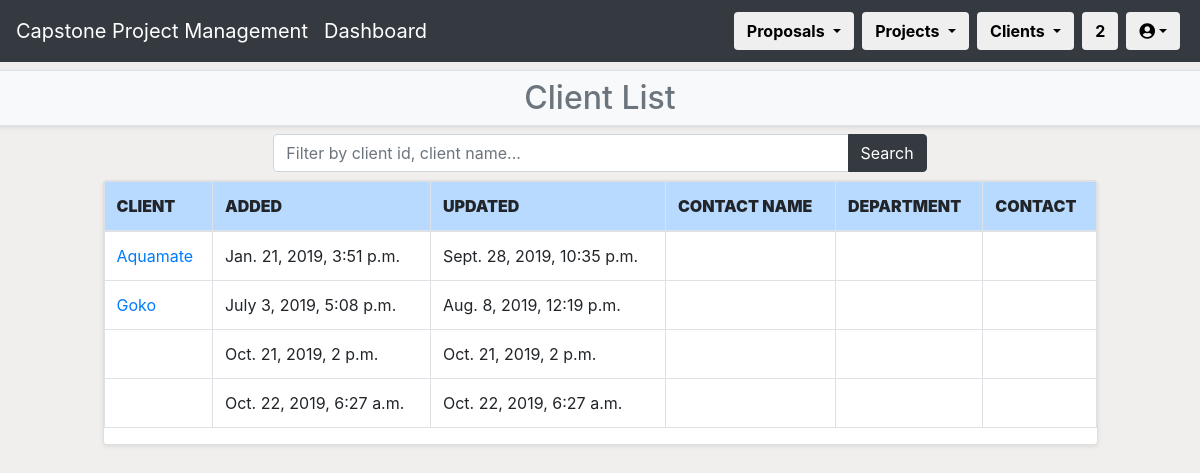
The app's page /CPPMS/client/client_list/ (signed in), older data.
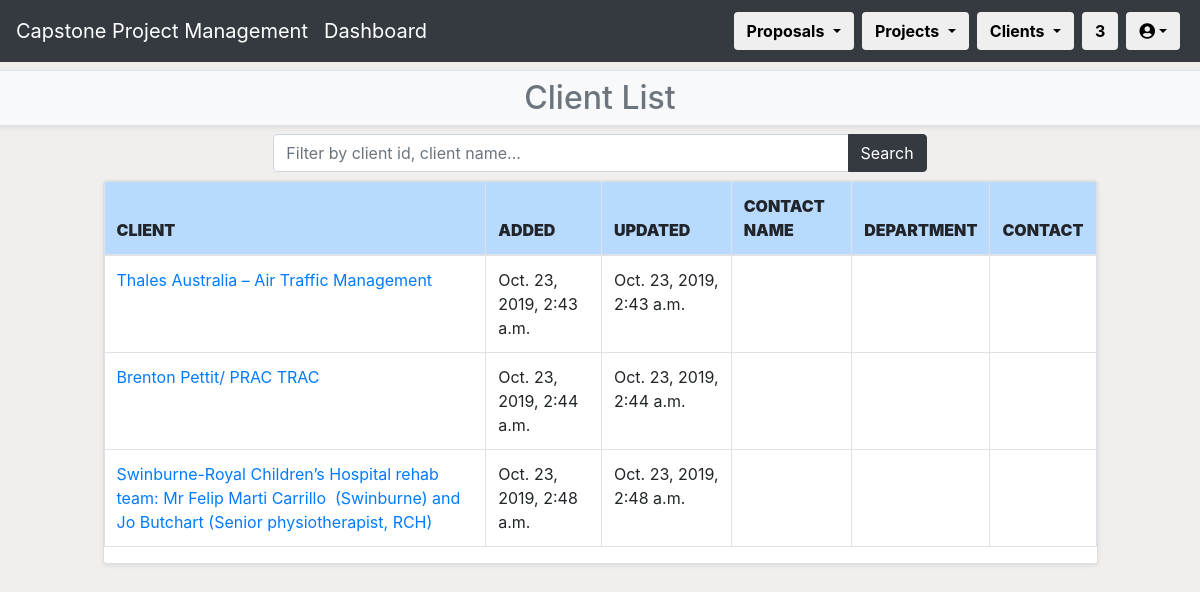
The same page, newer data.
### CPPMS/models.py (models this page shows, shortened)
class Client(models.Model):
    name = models.CharField(max_length=128, default="", unique=True)
    created_at = models.DateTimeField(auto_now_add=True)
    updated_at = models.DateTimeField(auto_now=True)
    address = models.CharField(max_length=255, default="")
    website = models.CharField(max_length=255, default="")
    desc = models.TextField(default="")
    pass

### CPPMS/views.py (the view)
@login_required(login_url="/CPPMS/login/")
def client_list(request):
    username = request.user.first_name + " " + request.user.last_name
    count()
    if request.method == "POST":
        filter_value = request.POST.get("client_list")
    else:
        filter_value = ""
    client_list = Client.objects.all()
    if filter_value:
        client_filter = client_list.filter(
            Q(pk__icontains=filter_value) | Q(name__icontains=filter_value)
        )
    else:
        client_filter = client_list.all()
    return render(
        request,
        "client_list.html",
        {
            "count": count,
            "client_filter": client_filter,
            "filter_value": filter_value,
            "username": username
        }
    )

### CPPMS/views.py (called while the page is built)
def count():
    count = []
    count_web = Incoming_Proposal.proposals.all().count()
    count_word = Upload_Proposal.objects.all().count()
    count_all = count_web + count_word
    count_all_proposal = Proposal.objects.all().count()
    count_all_client = Client.objects.all().count()
    count = [count_web, count_word, count_all,count_all_proposal,count_all_client]
    return count

### CPPMS/templates/client_list.html (shortened to what this page needs)
{% extends "client.html" %}
{% block sub-page_content %}
{% if not messages %}
<h2>Client List</h2>
{% else %}
<h2>Client List</h2>
{% for message in messages %}<li>{{ message }}</li>{% endfor %}
{% endif %}
{% endblock %}
{% block page_detail_content %}
<div class="row mb-2">
    <div class="col-md-1"></div>
    <div class="col">
        <div class="row mb-2">
            <div class="col-sm-2"></div>
            <div class="col">
                <form method="POST" class="form bg-white rounded">
                    <div class="input-group">
                        <input id="txtSearch" type="text" class="form-control" placeholder="Filter by client id, client name..." name="client_list" value="{{ filter_value }}" />
                        <div class="input-group-append">
                            <button class="btn btn-dark" type="submit">Search</button>
                        </div>
                    </div>
                </form>
            </div>
            <div class="col-sm-2"></div>
        </div>
        <div class="row mb-2">
            <div class="col">
                <div id="datatable2" class="table-responsive card shadow-sm">
                    <table class="table table-bordered table-hover">
                        <thead>
                            <tr class="table-primary">
                                <th scope="col"><strong>CLIENT</strong></th>
                                <th scope="col"><strong>ADDED</strong></th>
                                <th scope="col"><strong>UPDATED</strong></th>
                                <th scope="col"><strong>CONTACT NAME</strong></th>
                                <th scope="col"><strong>DEPARTMENT</strong></th>
                                <th scope="col"><strong>CONTACT</strong></th>
                            </tr>
                        </thead>
                        <tbody>
                            {% for client in client_filter %}
                            <tr scope="row">
                                <td><a href="client_detail/{{client.pk}}">{{ client.name }}</a></td>
                                <td>{{ client.created_at }}</td>
                                <td>{{ client.updated_at }}</td>
                                <td>{{ client.contact }}</td>
                                <td>{{ client.contact.department }}</td>
                                <td>{{ client.contact.contact }}</td>
                            </tr>
                            {% endfor %}
                        </tbody>
                    </table>
                </div>
            </div>
        </div>
    </div>
    <div class="col-md-1"></div>
</div>
{% endblock %}

Row changes from the older to the newer data that the page shows:
removed Client: name "Aquamate", created_at "Jan. 21, 2019, 3:51 p.m.", updated_at "Sept. 28, 2019, 10:35 p.m."
removed Client: name "Goko", created_at "July 3, 2019, 5:08 p.m.", updated_at "Aug. 8, 2019, 12:19 p.m."
removed Client: created_at "Oct. 21, 2019, 2 p.m.", updated_at "Oct. 21, 2019, 2 p.m."
removed Client: created_at "Oct. 22, 2019, 6:27 a.m.", updated_at "Oct. 22, 2019, 6:27 a.m."
added Client: name "Thales Australia – Air Traffic Management", created_at "Oct. 23, 2019, 2:43 a.m.", updated_at "Oct. 23, 2019, 2:43 a.m."
added Client: name "Brenton Pettit/ PRAC TRAC", created_at "Oct. 23, 2019, 2:44 a.m.", updated_at "Oct. 23, 2019, 2:44 a.m."
added Client: name "Swinburne-Royal Children’s Hospital rehab team: Mr Felip Marti Carrillo (Swinburne) and Jo Butchart (Senior physiotherapist, RCH)", created_at "Oct. 23, 2019, 2:48 a.m.", updated_at "Oct. 23, 2019, 2:48 a.m."
Text that changed along with them:
{{ count.2 }}: "2" → "3"
